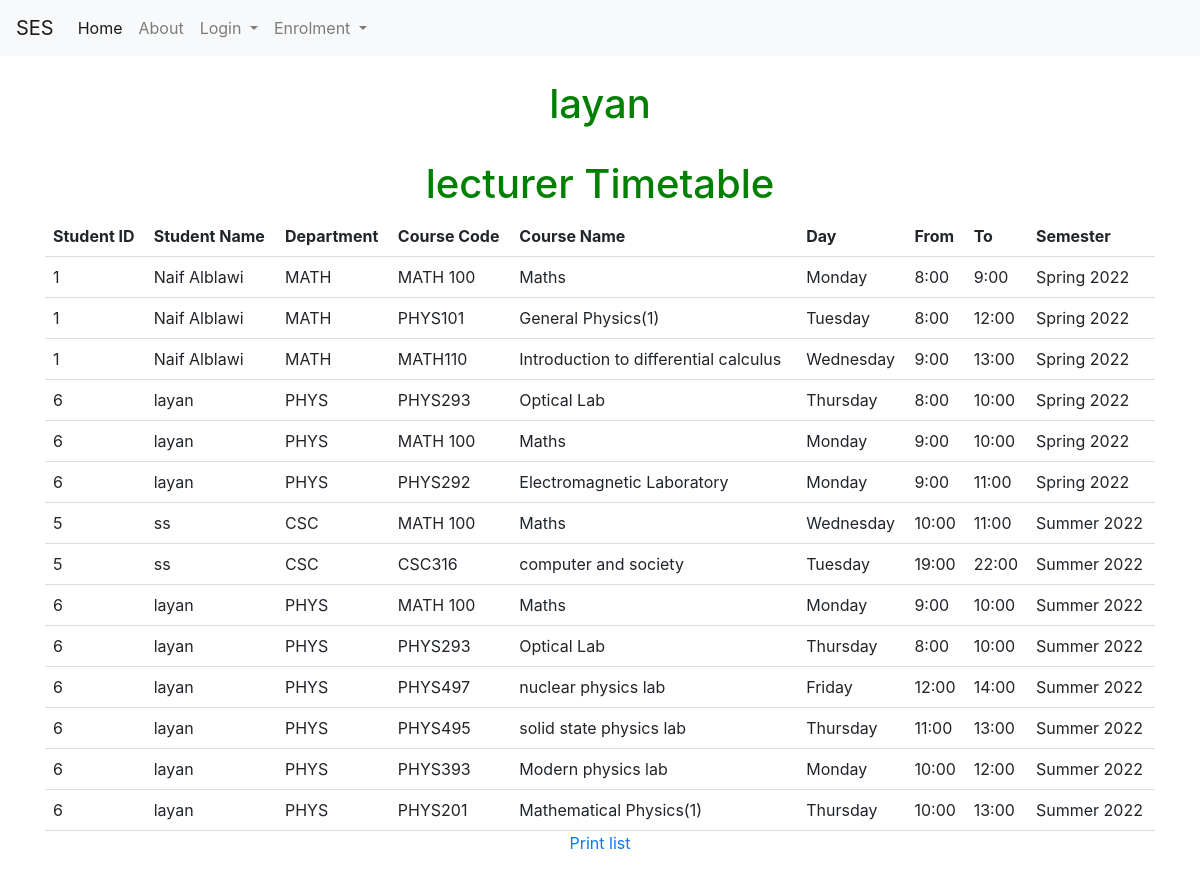
The page /student_lists (signed in) on the database as committed earlier.
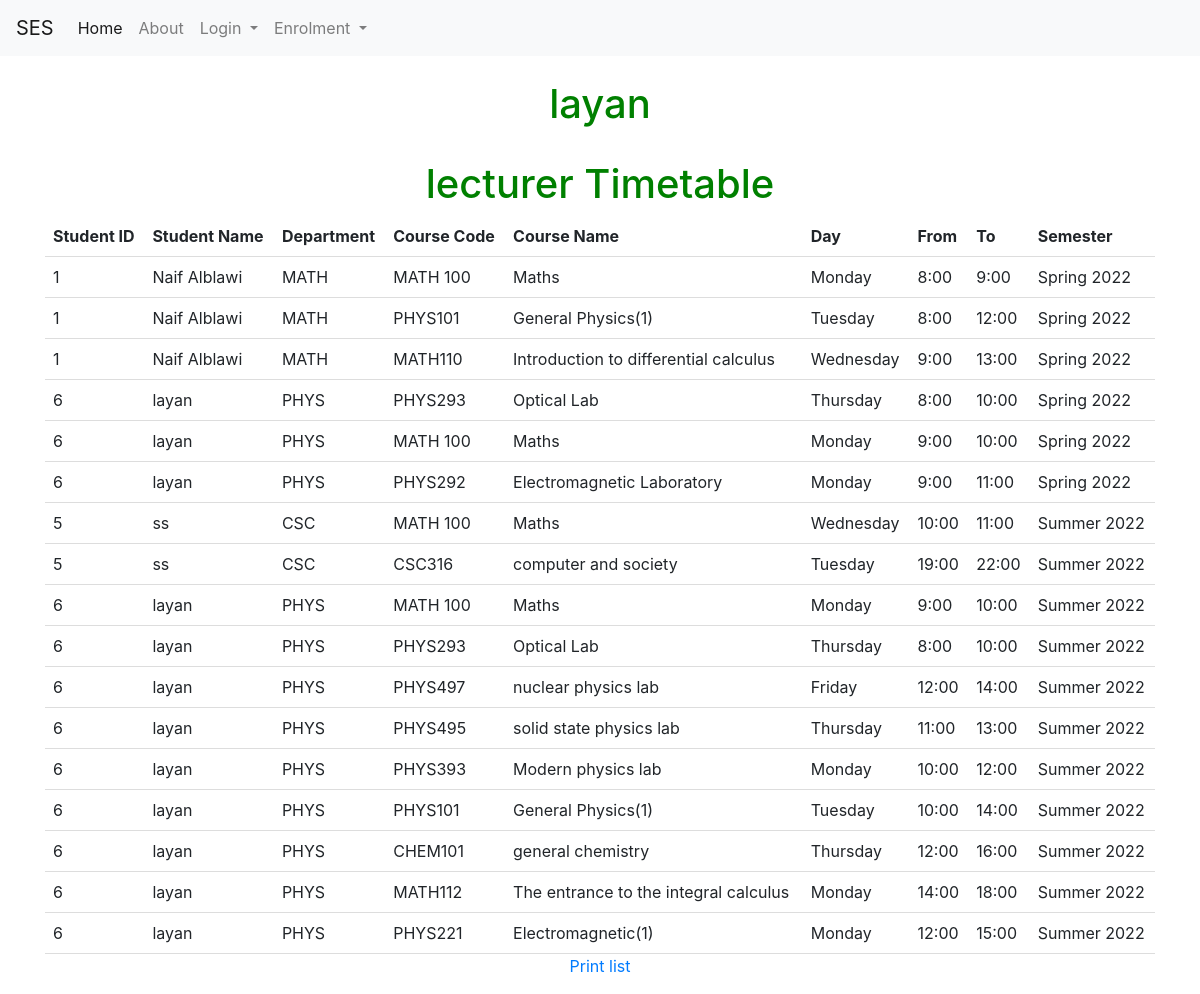
The same page on the database as committed later.
### models.py (models this page shows)
class User(UserMixin, db.Model):
    id = db.Column(db.Integer, primary_key=True)
    email = db.Column(db.String(100), unique=True)
    password = db.Column(db.String(100))
    name = db.Column(db.String(1000))
    dep_id =  db.Column(db.Integer)
    rol_id =  db.Column(db.Integer)

### tables this page shows
CREATE TABLE Time_table (course_id INTEGER, user_id INTEGER, time_table_id INTEGER PRIMARY KEY AUTOINCREMENT UNIQUE, Day_id INTEGER, fromT TIME, toT TIME, SEM INTEGER);

CREATE TABLE dep (dep_id INTEGER PRIMARY KEY UNIQUE NOT NULL, dep_name CHAR (10) NOT NULL);

CREATE TABLE Day (Day_id INTEGER PRIMARY KEY, Day_Decs CHAR);

CREATE TABLE semester (sem_id INTEGER PRIMARY KEY, sem_dec VARCHAR);

CREATE TABLE course (course_id INTEGER NOT NULL PRIMARY KEY AUTOINCREMENT UNIQUE, course_name [nchar] (10), course_descr [nchar] (10), course_code [nchar] (10), dep_id [int], plan_id [int], level_id [int], credit INTEGER, Day_id REFERENCES Day (Day_id), fromT TIME, toT TIME, loc_id INTEGER, SEM INTEGER DEFAULT (223), lec_id INTEGER);

### student_lists.py (the view)
@student_lists.route('/student_lists', methods=['GET', 'POST'])
def student_listsf():
                SEM = 223
                user_id = current_user.id
                print(user_id)
                con = sqlite3.connect("instance/db.sqlite")
                cur = con.cursor()
                cur.execute("SELECT * from student_list" )
                data2 = cur.fetchall()
                con.commit()
                con.close()
                return render_template('student_lists.html',data2=data2, idd = current_user.id,name= current_user.name)

### templates/student_lists.html (shortened to what this page needs)
{% extends "base.html" %}
{% block content %}
  <h1>{{name}}</h1>
  <h1>lecturer Timetable</h1>
  <form method="post" action="/student_listsf">
    <table id="table_to_highlight" style="width:100%">
        <thead>
          <tr>
            <th>Student ID</th>
            <th>Student Name</th>
            <th>Department</th>
            <th>Course Code</th>
            <th>Course Name</th>
            <th>Day</th>
            <th>From</th>
            <th>To</th>
            <th>Semester</th>
          </tr>
          </thead>
          <tbody>
           {% for row in data2 %}
                  <tr>
                      <td>{{row[0]}}</td>
                      <td>{{row[1]}}</td>
                      <td>{{row[2]}}</td>
                      <td>{{row[3]}}</td>
                      <td>{{row[4]}}</td>
                      <td>{{row[5]}}</td>
                      <td>{{row[6]}}</td>
                      <td>{{row[7]}}</td>
                      <td>{{row[8]}}</td>
                  </tr>
              {% endfor %}
          </tbody>
      </table>
      <p>
        <a href="{{ url_for('student_lists.download_report', iddc = current_user.id) }}">Print list</a>
    </p>
</form>
{% endblock %}

### templates/base.html (shortened to what this page needs)
<!DOCTYPE html>
<html>
<head>
    <link rel="stylesheet" href="https://cdn.jsdelivr.net/npm/bootstrap@4.3.1/dist/css/bootstrap.min.css">
    <link rel="stylesheet" href="https://cdnjs.cloudflare.com/ajax/libs/font-awesome/5.15.3/css/all.min.css">
    <link rel="stylesheet" href="https://mdbcdn.b-cdn.net/wp-content/themes/mdbootstrap4/docs-app/css/compiled-4.20.0.min.css">
</head>
<body>
<section class="hero is-fullheight" style="background-color:#ffffff;">
    <div>  <nav class="navbar navbar-expand-lg navbar-light bg-light">
        <a class="navbar-brand" href="{{ url_for('main.index') }}">SES</a>
        <div class="collapse navbar-collapse" id="navbarSupportedContent">
          <ul class="navbar-nav mr-auto">
            <li class="nav-item active">
              <a class="nav-link" href="{{ url_for('main.index') }}">Home <span class="sr-only">(current)</span></a>
            </li>
            <li class="nav-item">
              <a class="nav-link" href="{{ url_for('main.About') }}">About</a>
            </li>
            <li class="nav-item dropdown">
              <a class="nav-link dropdown-toggle" href="#" id="navbarDropdown" role="button" data-toggle="dropdown" aria-haspopup="true" aria-expanded="false">
                Login
              </a>
            </li>
            {% if current_user.is_authenticated and current_user.rol_id == 1 %}
            <form method="post" action="/admin_course_enrolment">
            <li class="nav-item dropdown">
                <a class="nav-link dropdown-toggle" href="#" id="navbarDropdown" role="button" data-toggle="dropdown" aria-haspopup="true" aria-expanded="false">
                    Admin
                </a>
                <div class="dropdown-menu" aria-labelledby="navbarDropdown">
                  <a class="dropdown-item" href="{{ url_for('add_course.add_coursef') }}">Edit Course</a>
                    <div class="dropdown-divider"></div>
                    <a class="dropdown-item" href="{{ url_for('auth.saverloc') }}">Edit Class Room</a>
                    <div class="dropdown-divider"></div>
                    <a class="dropdown-item" href="{{ url_for('admin_enrolment.adstudent') }}">Enrolment Students</a>
                    <div class="dropdown-divider"></div>
                    <a class="dropdown-item" href="{{ url_for('allocate_classroom.allocate_classroomf') }}">Allocate Classroom</a>
                    <div class="dropdown-divider"></div>
                    <a class="dropdown-item" href="{{ url_for('allocate_lecturer.allocate_lecturerf') }}">Allocate lecturer</a>
                    <div class="dropdown-divider"></div>
                    <a class="dropdown-item" href="{{ url_for('student_lists.student_listsf') }}">Student_lists</a>
                </div>
              </li>
            </form>
            {% elif current_user.is_authenticated  %}
            <form method="post" action="/student_course_enrolment">
            <li class="nav-item dropdown">
              <a class="nav-link dropdown-toggle"  href="#" id="navbarDropdown" role="button" data-toggle="dropdown" aria-haspopup="true" aria-expanded="false">
                  Enrolment
              </a>
            </li>
          </form>
              {% endif %}
        </div>
    </div>
    <div class="hero-body">
        <div class="container has-text-centered">
            {% block content %}{% endblock %}
        </div>
</section>
</body>
</html>

### templates/student_lists.html (style rules this page uses)
body { text-align: center; }
h1 { color: green; }
table { border-collapse: collapse; width: 100%; }
th, td { padding: 8px; text-align: left; border-bottom: 1px solid #ddd; }

Rows that differ between the two databases and show on the page:
removed Time_table: user "6", name "layan", dep_name "PHYS", course_code "PHYS201", course_name "Mathematical Physics(1)", Day_Decs "Thursday", fromT "10:00", toT "13:00", sem_dec "Summer 2022"
added Time_table: user "6", name "layan", dep_name "PHYS", row "PHYS101", row "General Physics(1)", Day_Decs "Tuesday", fromT "10:00", toT "14:00", sem_dec "Summer 2022"
added Time_table: user "6", name "layan", dep_name "PHYS", row "CHEM101", row "general chemistry", Day_Decs "Thursday", fromT "12:00", toT "16:00", sem_dec "Summer 2022"
added Time_table: user "6", name "layan", dep_name "PHYS", row "MATH112", row "The entrance to the integral calculus", Day_Decs "Monday", fromT "14:00", toT "18:00", sem_dec "Summer 2022"
added Time_table: user "6", name "layan", dep_name "PHYS", course_code "PHYS221", course_name "Electromagnetic(1)", Day_Decs "Monday", fromT "12:00", toT "15:00", sem_dec "Summer 2022"
